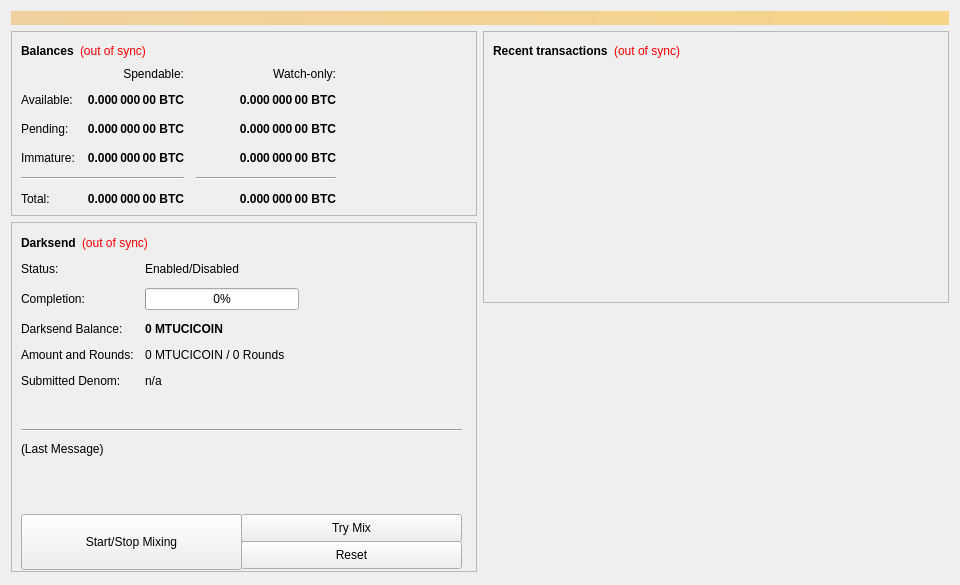
<?xml version="1.0" encoding="UTF-8"?>
<ui version="4.0">
 <class>OverviewPage</class>
 <widget class="QWidget" name="OverviewPage">
  <property name="geometry">
   <rect>
    <x>0</x>
    <y>0</y>
    <width>960</width>
    <height>585</height>
   </rect>
  </property>
  <property name="minimumSize">
   <size>
    <width>960</width>
    <height>0</height>
   </size>
  </property>
  <property name="windowTitle">
   <string>Form</string>
  </property>
  <layout class="QVBoxLayout" name="topLayout">
   <item>
    <widget class="QLabel" name="labelAlerts">
     <property name="visible">
      <bool>false</bool>
     </property>
     <property name="styleSheet">
      <string notr="true">background-color: qlineargradient(x1: 0, y1: 0, x2: 1, y2: 0, stop:0 #F0D0A0, stop:1 #F8D488); color:#000000;</string>
     </property>
     <property name="wordWrap">
      <bool>true</bool>
     </property>
     <property name="margin">
      <number>3</number>
     </property>
    </widget>
   </item>
   <item>
    <layout class="QHBoxLayout" name="horizontalLayout" stretch="1,1">
     <item>
      <layout class="QVBoxLayout" name="verticalLayout_2">
       <item>
        <widget class="QFrame" name="frame">
         <property name="frameShape">
          <enum>QFrame::StyledPanel</enum>
         </property>
         <property name="frameShadow">
          <enum>QFrame::Raised</enum>
         </property>
         <layout class="QVBoxLayout" name="verticalLayout_4">
          <item>
           <layout class="QHBoxLayout" name="horizontalLayout_4">
            <item>
             <widget class="QLabel" name="label_5">
              <property name="font">
               <font>
                <weight>75</weight>
                <bold>true</bold>
               </font>
              </property>
              <property name="text">
               <string>Balances</string>
              </property>
             </widget>
            </item>
            <item>
             <widget class="QLabel" name="labelWalletStatus">
              <property name="cursor">
               <cursorShape>WhatsThisCursor</cursorShape>
              </property>
              <property name="toolTip">
               <string>The displayed information may be out of date. Your wallet automatically synchronizes with the Mtucicoin network after a connection is established, but this process has not completed yet.</string>
              </property>
              <property name="styleSheet">
               <string notr="true">QLabel { color: red; }</string>
              </property>
              <property name="text">
               <string notr="true">(out of sync)</string>
              </property>
              <property name="alignment">
               <set>Qt::AlignLeading|Qt::AlignLeft|Qt::AlignVCenter</set>
              </property>
             </widget>
            </item>
            <item>
             <spacer name="horizontalSpacer_3">
              <property name="orientation">
               <enum>Qt::Horizontal</enum>
              </property>
              <property name="sizeHint" stdset="0">
               <size>
                <width>40</width>
                <height>20</height>
               </size>
              </property>
             </spacer>
            </item>
           </layout>
          </item>
          <item>
           <layout class="QGridLayout" name="gridLayout">
            <property name="spacing">
             <number>12</number>
            </property>
            <item row="2" column="2">
             <widget class="QLabel" name="labelWatchPending">
              <property name="font">
               <font>
                <weight>75</weight>
                <bold>true</bold>
               </font>
              </property>
              <property name="cursor">
               <cursorShape>IBeamCursor</cursorShape>
              </property>
              <property name="toolTip">
               <string>Unconfirmed transactions to watch-only addresses</string>
              </property>
              <property name="text">
               <string notr="true">0.000 000 00 BTC</string>
              </property>
              <property name="alignment">
               <set>Qt::AlignRight|Qt::AlignTrailing|Qt::AlignVCenter</set>
              </property>
              <property name="textInteractionFlags">
               <set>Qt::LinksAccessibleByMouse|Qt::TextSelectableByKeyboard|Qt::TextSelectableByMouse</set>
              </property>
             </widget>
            </item>
            <item row="2" column="1">
             <widget class="QLabel" name="labelUnconfirmed">
              <property name="font">
               <font>
                <weight>75</weight>
                <bold>true</bold>
               </font>
              </property>
              <property name="cursor">
               <cursorShape>IBeamCursor</cursorShape>
              </property>
              <property name="toolTip">
               <string>Total of transactions that have yet to be confirmed, and do not yet count toward the spendable balance</string>
              </property>
              <property name="text">
               <string notr="true">0.000 000 00 BTC</string>
              </property>
              <property name="alignment">
               <set>Qt::AlignRight|Qt::AlignTrailing|Qt::AlignVCenter</set>
              </property>
              <property name="textInteractionFlags">
               <set>Qt::LinksAccessibleByMouse|Qt::TextSelectableByKeyboard|Qt::TextSelectableByMouse</set>
              </property>
             </widget>
            </item>
            <item row="3" column="2">
             <widget class="QLabel" name="labelWatchImmature">
              <property name="font">
               <font>
                <weight>75</weight>
                <bold>true</bold>
               </font>
              </property>
              <property name="cursor">
               <cursorShape>IBeamCursor</cursorShape>
              </property>
              <property name="toolTip">
               <string>Mined balance in watch-only addresses that has not yet matured</string>
              </property>
              <property name="text">
               <string notr="true">0.000 000 00 BTC</string>
              </property>
              <property name="alignment">
               <set>Qt::AlignRight|Qt::AlignTrailing|Qt::AlignVCenter</set>
              </property>
              <property name="textInteractionFlags">
               <set>Qt::LinksAccessibleByMouse|Qt::TextSelectableByKeyboard|Qt::TextSelectableByMouse</set>
              </property>
             </widget>
            </item>
            <item row="4" column="0" colspan="2">
             <widget class="Line" name="lineSpendableBalance">
              <property name="orientation">
               <enum>Qt::Horizontal</enum>
              </property>
             </widget>
            </item>
            <item row="4" column="2">
             <widget class="Line" name="lineWatchBalance">
              <property name="sizePolicy">
               <sizepolicy hsizetype="Preferred" vsizetype="Fixed">
                <horstretch>0</horstretch>
                <verstretch>0</verstretch>
               </sizepolicy>
              </property>
              <property name="minimumSize">
               <size>
                <width>140</width>
                <height>0</height>
               </size>
              </property>
              <property name="orientation">
               <enum>Qt::Horizontal</enum>
              </property>
             </widget>
            </item>
            <item row="5" column="0">
             <widget class="QLabel" name="labelTotalText">
              <property name="text">
               <string>Total:</string>
              </property>
             </widget>
            </item>
            <item row="3" column="1">
             <widget class="QLabel" name="labelImmature">
              <property name="font">
               <font>
                <weight>75</weight>
                <bold>true</bold>
               </font>
              </property>
              <property name="cursor">
               <cursorShape>IBeamCursor</cursorShape>
              </property>
              <property name="toolTip">
               <string>Mined balance that has not yet matured</string>
              </property>
              <property name="text">
               <string notr="true">0.000 000 00 BTC</string>
              </property>
              <property name="alignment">
               <set>Qt::AlignRight|Qt::AlignTrailing|Qt::AlignVCenter</set>
              </property>
              <property name="textInteractionFlags">
               <set>Qt::LinksAccessibleByMouse|Qt::TextSelectableByKeyboard|Qt::TextSelectableByMouse</set>
              </property>
             </widget>
            </item>
            <item row="2" column="3">
             <spacer name="horizontalSpacer_2">
              <property name="orientation">
               <enum>Qt::Horizontal</enum>
              </property>
              <property name="sizeHint" stdset="0">
               <size>
                <width>40</width>
                <height>20</height>
               </size>
              </property>
             </spacer>
            </item>
            <item row="3" column="0">
             <widget class="QLabel" name="labelImmatureText">
              <property name="text">
               <string>Immature:</string>
              </property>
             </widget>
            </item>
            <item row="5" column="1">
             <widget class="QLabel" name="labelTotal">
              <property name="font">
               <font>
                <weight>75</weight>
                <bold>true</bold>
               </font>
              </property>
              <property name="cursor">
               <cursorShape>IBeamCursor</cursorShape>
              </property>
              <property name="toolTip">
               <string>Your current total balance</string>
              </property>
              <property name="text">
               <string notr="true">0.000 000 00 BTC</string>
              </property>
              <property name="alignment">
               <set>Qt::AlignRight|Qt::AlignTrailing|Qt::AlignVCenter</set>
              </property>
              <property name="textInteractionFlags">
               <set>Qt::LinksAccessibleByMouse|Qt::TextSelectableByKeyboard|Qt::TextSelectableByMouse</set>
              </property>
             </widget>
            </item>
            <item row="5" column="2">
             <widget class="QLabel" name="labelWatchTotal">
              <property name="font">
               <font>
                <weight>75</weight>
                <bold>true</bold>
               </font>
              </property>
              <property name="cursor">
               <cursorShape>IBeamCursor</cursorShape>
              </property>
              <property name="toolTip">
               <string>Current total balance in watch-only addresses</string>
              </property>
              <property name="text">
               <string notr="true">0.000 000 00 BTC</string>
              </property>
              <property name="alignment">
               <set>Qt::AlignRight|Qt::AlignTrailing|Qt::AlignVCenter</set>
              </property>
              <property name="textInteractionFlags">
               <set>Qt::LinksAccessibleByMouse|Qt::TextSelectableByKeyboard|Qt::TextSelectableByMouse</set>
              </property>
             </widget>
            </item>
            <item row="0" column="2">
             <widget class="QLabel" name="labelWatchonly">
              <property name="text">
               <string>Watch-only:</string>
              </property>
              <property name="alignment">
               <set>Qt::AlignRight|Qt::AlignTrailing|Qt::AlignVCenter</set>
              </property>
             </widget>
            </item>
            <item row="1" column="0">
             <widget class="QLabel" name="labelBalanceText">
              <property name="text">
               <string>Available:</string>
              </property>
             </widget>
            </item>
            <item row="1" column="1">
             <widget class="QLabel" name="labelBalance">
              <property name="font">
               <font>
                <weight>75</weight>
                <bold>true</bold>
               </font>
              </property>
              <property name="cursor">
               <cursorShape>IBeamCursor</cursorShape>
              </property>
              <property name="toolTip">
               <string>Your current spendable balance</string>
              </property>
              <property name="text">
               <string notr="true">0.000 000 00 BTC</string>
              </property>
              <property name="alignment">
               <set>Qt::AlignRight|Qt::AlignTrailing|Qt::AlignVCenter</set>
              </property>
              <property name="textInteractionFlags">
               <set>Qt::LinksAccessibleByMouse|Qt::TextSelectableByKeyboard|Qt::TextSelectableByMouse</set>
              </property>
             </widget>
            </item>
            <item row="1" column="2">
             <widget class="QLabel" name="labelWatchAvailable">
              <property name="font">
               <font>
                <weight>75</weight>
                <bold>true</bold>
               </font>
              </property>
              <property name="cursor">
               <cursorShape>IBeamCursor</cursorShape>
              </property>
              <property name="toolTip">
               <string>Your current balance in watch-only addresses</string>
              </property>
              <property name="text">
               <string notr="true">0.000 000 00 BTC</string>
              </property>
              <property name="alignment">
               <set>Qt::AlignRight|Qt::AlignTrailing|Qt::AlignVCenter</set>
              </property>
              <property name="textInteractionFlags">
               <set>Qt::LinksAccessibleByMouse|Qt::TextSelectableByKeyboard|Qt::TextSelectableByMouse</set>
              </property>
             </widget>
            </item>
            <item row="2" column="0">
             <widget class="QLabel" name="labelPendingText">
              <property name="text">
               <string>Pending:</string>
              </property>
             </widget>
            </item>
            <item row="0" column="1">
             <widget class="QLabel" name="labelSpendable">
              <property name="text">
               <string>Spendable:</string>
              </property>
              <property name="alignment">
               <set>Qt::AlignRight|Qt::AlignTrailing|Qt::AlignVCenter</set>
              </property>
             </widget>
            </item>
           </layout>
          </item>
         </layout>
        </widget>
       </item>
       <item>
        <widget class="QFrame" name="frameDarksend">
         <property name="minimumSize">
          <size>
           <width>0</width>
           <height>350</height>
          </size>
         </property>
         <property name="layoutDirection">
          <enum>Qt::LeftToRight</enum>
         </property>
         <property name="frameShape">
          <enum>QFrame::StyledPanel</enum>
         </property>
         <property name="frameShadow">
          <enum>QFrame::Raised</enum>
         </property>
         <widget class="QWidget" name="formLayoutWidget">
          <property name="geometry">
           <rect>
            <x>10</x>
            <y>40</y>
            <width>451</width>
            <height>161</height>
           </rect>
          </property>
          <layout class="QFormLayout" name="formLayout">
           <property name="fieldGrowthPolicy">
            <enum>QFormLayout::AllNonFixedFieldsGrow</enum>
           </property>
           <property name="horizontalSpacing">
            <number>11</number>
           </property>
           <property name="verticalSpacing">
            <number>12</number>
           </property>
           <item row="0" column="0">
            <widget class="QLabel" name="label_6">
             <property name="text">
              <string>Status:</string>
             </property>
            </widget>
           </item>
           <item row="1" column="0">
            <widget class="QLabel" name="label_7">
             <property name="text">
              <string>Completion:</string>
             </property>
            </widget>
           </item>
           <item row="1" column="1">
            <widget class="QProgressBar" name="darksendProgress">
             <property name="maximumSize">
              <size>
               <width>154</width>
               <height>16777215</height>
              </size>
             </property>
             <property name="value">
              <number>0</number>
             </property>
            </widget>
           </item>
           <item row="2" column="0">
            <widget class="QLabel" name="labelAnonymizedText">
             <property name="text">
              <string>Darksend Balance:</string>
             </property>
            </widget>
           </item>
           <item row="2" column="1">
            <widget class="QLabel" name="labelAnonymized">
             <property name="font">
              <font>
               <weight>75</weight>
               <bold>true</bold>
              </font>
             </property>
             <property name="text">
              <string notr="true">0 MTUCICOIN</string>
             </property>
            </widget>
           </item>
           <item row="3" column="0">
            <widget class="QLabel" name="label_8">
             <property name="text">
              <string>Amount and Rounds:</string>
             </property>
            </widget>
           </item>
           <item row="3" column="1">
            <widget class="QLabel" name="labelAmountRounds">
             <property name="text">
              <string>0 MTUCICOIN / 0 Rounds</string>
             </property>
            </widget>
           </item>
           <item row="4" column="0">
            <widget class="QLabel" name="label_9">
             <property name="text">
              <string>Submitted Denom:</string>
             </property>
            </widget>
           </item>
           <item row="4" column="1">
            <widget class="QLabel" name="labelSubmittedDenom">
             <property name="toolTip">
              <string>The denominations you submitted to the Masternode.&lt;br&gt;To mix, other users must submit the exact same denominations.</string>
             </property>
             <property name="text">
              <string>n/a</string>
             </property>
            </widget>
           </item>
           <item row="0" column="1">
            <widget class="QLabel" name="darksendEnabled">
             <property name="text">
              <string>Enabled/Disabled</string>
             </property>
            </widget>
           </item>
          </layout>
         </widget>
         <widget class="QPushButton" name="runAutoDenom">
          <property name="geometry">
           <rect>
            <x>251</x>
            <y>17</y>
            <width>1</width>
            <height>1</height>
           </rect>
          </property>
          <property name="palette">
           <palette>
            <active>
             <colorrole role="WindowText">
              <brush brushstyle="SolidPattern">
               <color alpha="255">
                <red>0</red>
                <green>0</green>
                <blue>0</blue>
               </color>
              </brush>
             </colorrole>
             <colorrole role="Button">
              <brush brushstyle="SolidPattern">
               <color alpha="255">
                <red>239</red>
                <green>238</green>
                <blue>238</blue>
               </color>
              </brush>
             </colorrole>
             <colorrole role="Light">
              <brush brushstyle="SolidPattern">
               <color alpha="255">
                <red>255</red>
                <green>255</green>
                <blue>255</blue>
               </color>
              </brush>
             </colorrole>
             <colorrole role="Midlight">
              <brush brushstyle="SolidPattern">
               <color alpha="255">
                <red>247</red>
                <green>246</green>
                <blue>246</blue>
               </color>
              </brush>
             </colorrole>
             <colorrole role="Dark">
              <brush brushstyle="SolidPattern">
               <color alpha="255">
                <red>119</red>
                <green>119</green>
                <blue>119</blue>
               </color>
              </brush>
             </colorrole>
             <colorrole role="Mid">
              <brush brushstyle="SolidPattern">
               <color alpha="255">
                <red>159</red>
                <green>159</green>
                <blue>159</blue>
               </color>
              </brush>
             </colorrole>
             <colorrole role="Text">
              <brush brushstyle="SolidPattern">
               <color alpha="255">
                <red>0</red>
                <green>0</green>
                <blue>0</blue>
               </color>
              </brush>
             </colorrole>
             <colorrole role="BrightText">
              <brush brushstyle="SolidPattern">
               <color alpha="255">
                <red>255</red>
                <green>255</green>
                <blue>255</blue>
               </color>
              </brush>
             </colorrole>
             <colorrole role="ButtonText">
              <brush brushstyle="SolidPattern">
               <color alpha="255">
                <red>0</red>
                <green>0</green>
                <blue>0</blue>
               </color>
              </brush>
             </colorrole>
             <colorrole role="Base">
              <brush brushstyle="SolidPattern">
               <color alpha="255">
                <red>255</red>
                <green>255</green>
                <blue>255</blue>
               </color>
              </brush>
             </colorrole>
             <colorrole role="Window">
              <brush brushstyle="SolidPattern">
               <color alpha="255">
                <red>239</red>
                <green>238</green>
                <blue>238</blue>
               </color>
              </brush>
             </colorrole>
             <colorrole role="Shadow">
              <brush brushstyle="SolidPattern">
               <color alpha="255">
                <red>0</red>
                <green>0</green>
                <blue>0</blue>
               </color>
              </brush>
             </colorrole>
             <colorrole role="AlternateBase">
              <brush brushstyle="SolidPattern">
               <color alpha="255">
                <red>247</red>
                <green>246</green>
                <blue>246</blue>
               </color>
              </brush>
             </colorrole>
             <colorrole role="ToolTipBase">
              <brush brushstyle="SolidPattern">
               <color alpha="255">
                <red>255</red>
                <green>255</green>
                <blue>220</blue>
               </color>
              </brush>
             </colorrole>
             <colorrole role="ToolTipText">
              <brush brushstyle="SolidPattern">
               <color alpha="255">
                <red>0</red>
                <green>0</green>
                <blue>0</blue>
               </color>
              </brush>
             </colorrole>
            </active>
            <inactive>
             <colorrole role="WindowText">
              <brush brushstyle="SolidPattern">
               <color alpha="255">
                <red>0</red>
                <green>0</green>
                <blue>0</blue>
               </color>
              </brush>
             </colorrole>
             <colorrole role="Button">
              <brush brushstyle="SolidPattern">
               <color alpha="255">
                <red>239</red>
                <green>238</green>
                <blue>238</blue>
               </color>
              </brush>
             </colorrole>
             <colorrole role="Light">
              <brush brushstyle="SolidPattern">
               <color alpha="255">
                <red>255</red>
                <green>255</green>
                <blue>255</blue>
               </color>
              </brush>
             </colorrole>
             <colorrole role="Midlight">
              <brush brushstyle="SolidPattern">
               <color alpha="255">
                <red>247</red>
                <green>246</green>
                <blue>246</blue>
               </color>
              </brush>
             </colorrole>
             <colorrole role="Dark">
              <brush brushstyle="SolidPattern">
               <color alpha="255">
                <red>119</red>
                <green>119</green>
                <blue>119</blue>
               </color>
              </brush>
             </colorrole>
             <colorrole role="Mid">
              <brush brushstyle="SolidPattern">
               <color alpha="255">
                <red>159</red>
                <green>159</green>
                <blue>159</blue>
               </color>
              </brush>
             </colorrole>
             <colorrole role="Text">
              <brush brushstyle="SolidPattern">
               <color alpha="255">
                <red>0</red>
                <green>0</green>
                <blue>0</blue>
               </color>
              </brush>
             </colorrole>
             <colorrole role="BrightText">
              <brush brushstyle="SolidPattern">
               <color alpha="255">
                <red>255</red>
                <green>255</green>
                <blue>255</blue>
               </color>
              </brush>
             </colorrole>
             <colorrole role="ButtonText">
              <brush brushstyle="SolidPattern">
               <color alpha="255">
                <red>0</red>
                <green>0</green>
                <blue>0</blue>
               </color>
              </brush>
             </colorrole>
             <colorrole role="Base">
              <brush brushstyle="SolidPattern">
               <color alpha="255">
                <red>255</red>
                <green>255</green>
                <blue>255</blue>
               </color>
              </brush>
             </colorrole>
             <colorrole role="Window">
              <brush brushstyle="SolidPattern">
               <color alpha="255">
                <red>239</red>
                <green>238</green>
                <blue>238</blue>
               </color>
              </brush>
             </colorrole>
             <colorrole role="Shadow">
              <brush brushstyle="SolidPattern">
               <color alpha="255">
                <red>0</red>
                <green>0</green>
                <blue>0</blue>
               </color>
              </brush>
             </colorrole>
             <colorrole role="AlternateBase">
              <brush brushstyle="SolidPattern">
               <color alpha="255">
                <red>247</red>
                <green>246</green>
                <blue>246</blue>
               </color>
              </brush>
             </colorrole>
             <colorrole role="ToolTipBase">
              <brush brushstyle="SolidPattern">
               <color alpha="255">
                <red>255</red>
                <green>255</green>
                <blue>220</blue>
               </color>
              </brush>
             </colorrole>
             <colorrole role="ToolTipText">
              <brush brushstyle="SolidPattern">
               <color alpha="255">
                <red>0</red>
                <green>0</green>
                <blue>0</blue>
               </color>
              </brush>
             </colorrole>
            </inactive>
            <disabled>
             <colorrole role="WindowText">
              <brush brushstyle="SolidPattern">
               <color alpha="255">
                <red>119</red>
                <green>119</green>
                <blue>119</blue>
               </color>
              </brush>
             </colorrole>
             <colorrole role="Button">
              <brush brushstyle="SolidPattern">
               <color alpha="255">
                <red>239</red>
                <green>238</green>
                <blue>238</blue>
               </color>
              </brush>
             </colorrole>
             <colorrole role="Light">
              <brush brushstyle="SolidPattern">
               <color alpha="255">
                <red>255</red>
                <green>255</green>
                <blue>255</blue>
               </color>
              </brush>
             </colorrole>
             <colorrole role="Midlight">
              <brush brushstyle="SolidPattern">
               <color alpha="255">
                <red>247</red>
                <green>246</green>
                <blue>246</blue>
               </color>
              </brush>
             </colorrole>
             <colorrole role="Dark">
              <brush brushstyle="SolidPattern">
               <color alpha="255">
                <red>119</red>
                <green>119</green>
                <blue>119</blue>
               </color>
              </brush>
             </colorrole>
             <colorrole role="Mid">
              <brush brushstyle="SolidPattern">
               <color alpha="255">
                <red>159</red>
                <green>159</green>
                <blue>159</blue>
               </color>
              </brush>
             </colorrole>
             <colorrole role="Text">
              <brush brushstyle="SolidPattern">
               <color alpha="255">
                <red>119</red>
                <green>119</green>
                <blue>119</blue>
               </color>
              </brush>
             </colorrole>
             <colorrole role="BrightText">
              <brush brushstyle="SolidPattern">
               <color alpha="255">
                <red>255</red>
                <green>255</green>
                <blue>255</blue>
               </color>
              </brush>
             </colorrole>
             <colorrole role="ButtonText">
              <brush brushstyle="SolidPattern">
               <color alpha="255">
                <red>119</red>
                <green>119</green>
                <blue>119</blue>
               </color>
              </brush>
             </colorrole>
             <colorrole role="Base">
              <brush brushstyle="SolidPattern">
               <color alpha="255">
                <red>239</red>
                <green>238</green>
                <blue>238</blue>
               </color>
              </brush>
             </colorrole>
             <colorrole role="Window">
              <brush brushstyle="SolidPattern">
               <color alpha="255">
                <red>239</red>
                <green>238</green>
                <blue>238</blue>
               </color>
              </brush>
             </colorrole>
             <colorrole role="Shadow">
              <brush brushstyle="SolidPattern">
               <color alpha="255">
                <red>0</red>
                <green>0</green>
                <blue>0</blue>
               </color>
              </brush>
             </colorrole>
             <colorrole role="AlternateBase">
              <brush brushstyle="SolidPattern">
               <color alpha="255">
                <red>239</red>
                <green>238</green>
                <blue>238</blue>
               </color>
              </brush>
             </colorrole>
             <colorrole role="ToolTipBase">
              <brush brushstyle="SolidPattern">
               <color alpha="255">
                <red>255</red>
                <green>255</green>
                <blue>220</blue>
               </color>
              </brush>
             </colorrole>
             <colorrole role="ToolTipText">
              <brush brushstyle="SolidPattern">
               <color alpha="255">
                <red>0</red>
                <green>0</green>
                <blue>0</blue>
               </color>
              </brush>
             </colorrole>
            </disabled>
           </palette>
          </property>
          <property name="focusPolicy">
           <enum>Qt::NoFocus</enum>
          </property>
          <property name="autoFillBackground">
           <bool>true</bool>
          </property>
          <property name="text">
           <string/>
          </property>
          <property name="flat">
           <bool>true</bool>
          </property>
         </widget>
         <widget class="QPushButton" name="toggleDarksend">
          <property name="geometry">
           <rect>
            <x>10</x>
            <y>292</y>
            <width>221</width>
            <height>56</height>
           </rect>
          </property>
          <property name="sizePolicy">
           <sizepolicy hsizetype="MinimumExpanding" vsizetype="Fixed">
            <horstretch>0</horstretch>
            <verstretch>0</verstretch>
           </sizepolicy>
          </property>
          <property name="text">
           <string>Start/Stop Mixing</string>
          </property>
         </widget>
         <widget class="Line" name="lineLastMessage">
          <property name="geometry">
           <rect>
            <x>10</x>
            <y>200</y>
            <width>441</width>
            <height>16</height>
           </rect>
          </property>
          <property name="orientation">
           <enum>Qt::Horizontal</enum>
          </property>
         </widget>
         <widget class="QLabel" name="darksendStatus">
          <property name="geometry">
           <rect>
            <x>10</x>
            <y>220</y>
            <width>451</width>
            <height>61</height>
           </rect>
          </property>
          <property name="minimumSize">
           <size>
            <width>288</width>
            <height>43</height>
           </size>
          </property>
          <property name="text">
           <string>(Last Message)</string>
          </property>
          <property name="alignment">
           <set>Qt::AlignLeading|Qt::AlignLeft|Qt::AlignTop</set>
          </property>
          <property name="wordWrap">
           <bool>true</bool>
          </property>
         </widget>
         <widget class="QPushButton" name="darksendAuto">
          <property name="geometry">
           <rect>
            <x>230</x>
            <y>292</y>
            <width>221</width>
            <height>28</height>
           </rect>
          </property>
          <property name="sizePolicy">
           <sizepolicy hsizetype="MinimumExpanding" vsizetype="Fixed">
            <horstretch>0</horstretch>
            <verstretch>0</verstretch>
           </sizepolicy>
          </property>
          <property name="toolTip">
           <string>Try to manually submit a Darksend request.</string>
          </property>
          <property name="text">
           <string>Try Mix</string>
          </property>
         </widget>
         <widget class="QPushButton" name="darksendReset">
          <property name="geometry">
           <rect>
            <x>230</x>
            <y>319</y>
            <width>221</width>
            <height>28</height>
           </rect>
          </property>
          <property name="sizePolicy">
           <sizepolicy hsizetype="MinimumExpanding" vsizetype="Fixed">
            <horstretch>0</horstretch>
            <verstretch>0</verstretch>
           </sizepolicy>
          </property>
          <property name="toolTip">
           <string>Reset the current status of Darksend (can interrupt Darksend if it's in the process of Mixing, which can cost you money!)</string>
          </property>
          <property name="autoFillBackground">
           <bool>false</bool>
          </property>
          <property name="text">
           <string>Reset</string>
          </property>
         </widget>
         <widget class="QWidget" name="layoutWidget">
          <property name="geometry">
           <rect>
            <x>10</x>
            <y>10</y>
            <width>431</width>
            <height>22</height>
           </rect>
          </property>
          <layout class="QHBoxLayout" name="horizontalLayout_5">
           <item>
            <widget class="QLabel" name="label_2">
             <property name="font">
              <font>
               <weight>75</weight>
               <bold>true</bold>
              </font>
             </property>
             <property name="text">
              <string>Darksend</string>
             </property>
            </widget>
           </item>
           <item>
            <widget class="QLabel" name="labelDarksendSyncStatus">
             <property name="toolTip">
              <string>The displayed information may be out of date. Your wallet automatically synchronizes with the Mtucicoin network after a connection is established, but this process has not completed yet.</string>
             </property>
             <property name="styleSheet">
              <string notr="true">QLabel { color: red; }</string>
             </property>
             <property name="text">
              <string notr="true">(out of sync)</string>
             </property>
             <property name="alignment">
              <set>Qt::AlignLeading|Qt::AlignLeft|Qt::AlignVCenter</set>
             </property>
            </widget>
           </item>
           <item>
            <spacer name="horizontalSpacer_4">
             <property name="orientation">
              <enum>Qt::Horizontal</enum>
             </property>
             <property name="sizeHint" stdset="0">
              <size>
               <width>40</width>
               <height>20</height>
              </size>
             </property>
            </spacer>
           </item>
          </layout>
         </widget>
        </widget>
       </item>
       <item>
        <spacer name="verticalSpacer">
         <property name="orientation">
          <enum>Qt::Vertical</enum>
         </property>
         <property name="sizeHint" stdset="0">
          <size>
           <width>20</width>
           <height>40</height>
          </size>
         </property>
        </spacer>
       </item>
      </layout>
     </item>
     <item>
      <layout class="QVBoxLayout" name="verticalLayout_3">
       <item>
        <widget class="QFrame" name="frame_2">
         <property name="frameShape">
          <enum>QFrame::StyledPanel</enum>
         </property>
         <property name="frameShadow">
          <enum>QFrame::Raised</enum>
         </property>
         <layout class="QVBoxLayout" name="verticalLayout">
          <item>
           <layout class="QHBoxLayout" name="horizontalLayout_2">
            <item>
             <widget class="QLabel" name="label_4">
              <property name="font">
               <font>
                <weight>75</weight>
                <bold>true</bold>
               </font>
              </property>
              <property name="text">
               <string>Recent transactions</string>
              </property>
             </widget>
            </item>
            <item>
             <widget class="QLabel" name="labelTransactionsStatus">
              <property name="cursor">
               <cursorShape>WhatsThisCursor</cursorShape>
              </property>
              <property name="toolTip">
               <string>The displayed information may be out of date. Your wallet automatically synchronizes with the Mtucicoin network after a connection is established, but this process has not completed yet.</string>
              </property>
              <property name="styleSheet">
               <string notr="true">QLabel { color: red; }</string>
              </property>
              <property name="text">
               <string notr="true">(out of sync)</string>
              </property>
              <property name="alignment">
               <set>Qt::AlignRight|Qt::AlignTrailing|Qt::AlignVCenter</set>
              </property>
             </widget>
            </item>
            <item>
             <spacer name="horizontalSpacer">
              <property name="orientation">
               <enum>Qt::Horizontal</enum>
              </property>
              <property name="sizeHint" stdset="0">
               <size>
                <width>40</width>
                <height>20</height>
               </size>
              </property>
             </spacer>
            </item>
           </layout>
          </item>
          <item>
           <widget class="QListView" name="listTransactions">
            <property name="styleSheet">
             <string notr="true">QListView { background: transparent; }</string>
            </property>
            <property name="frameShape">
             <enum>QFrame::NoFrame</enum>
            </property>
            <property name="verticalScrollBarPolicy">
             <enum>Qt::ScrollBarAlwaysOff</enum>
            </property>
            <property name="horizontalScrollBarPolicy">
             <enum>Qt::ScrollBarAlwaysOff</enum>
            </property>
            <property name="selectionMode">
             <enum>QAbstractItemView::NoSelection</enum>
            </property>
           </widget>
          </item>
         </layout>
        </widget>
       </item>
       <item>
        <spacer name="verticalSpacer_2">
         <property name="orientation">
          <enum>Qt::Vertical</enum>
         </property>
         <property name="sizeHint" stdset="0">
          <size>
           <width>20</width>
           <height>40</height>
          </size>
         </property>
        </spacer>
       </item>
      </layout>
     </item>
    </layout>
   </item>
  </layout>
 </widget>
 <resources/>
 <connections/>
</ui>
